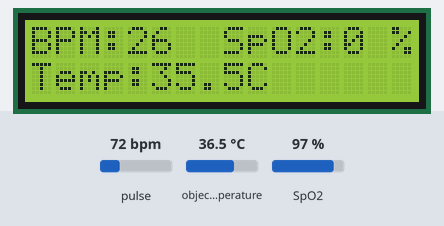
The sketch below on a simulated ESP32. On the bench: 16×2 character LCD. Inputs (shaded band) come from the test bench; at power-on: pulse 72 bpm, object temperature 36.5 °C, SpO2 97 %. WiFi joins after 1.5 s; servers stay silent unless stated; uploads are accepted with an empty reply; what the sketch prints to the serial monitor is not drawn.

Above: at 2.7 s.
2.8 s: pulse set to 100 bpm
At 3.8 s:
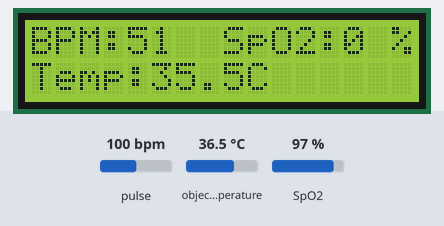
5.7 s: object temperature set to 20 °C
At 6.3 s:
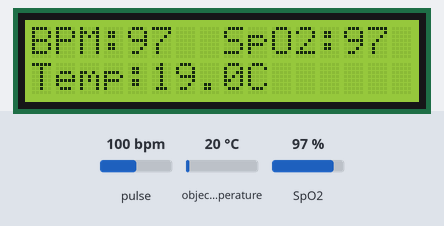
9.4 s: pulse set to 158 bpm
At 11.0 s:
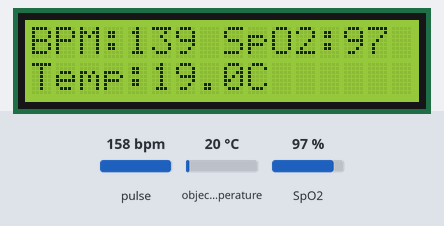
11.6 s: SpO2 set to 80 %
At 15.4 s:
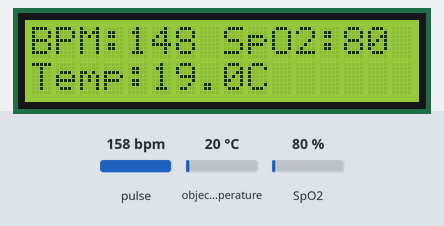
Timing chart, 0 to 16.8 s (numbered marks = the images above; inputs shaded):
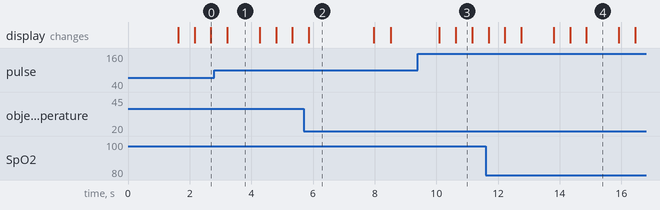

The sketch:

ESP32.ino
```cpp
#include <HTTPClient.h>
#include <Wire.h>
#include "MAX30105.h"
#include "heartRate.h"
#include "spo2_algorithm.h"
#include <LiquidCrystal_I2C.h>
#include <Adafruit_MLX90614.h>
#include <WiFi.h>

const char *ssid = "LongLee";
const char *password = "nenecamon";

const char *apiAddress = "https://b26c-58-186-197-9.ngrok-free.app/data";
MAX30105 particleSensor;
LiquidCrystal_I2C lcd(0x27, 16, 2);
Adafruit_MLX90614 mlx;
TwoWire WireHeart = TwoWire(1);
const byte RATE_SIZE = 4;
byte rates[RATE_SIZE];
byte rateSpot = 0;
long lastBeat = 0;

float beatsPerMinute;
int beatAvg;

uint32_t irBuffer[100];
uint32_t redBuffer[100];
int32_t spo2;
int8_t spo2Valid;
int32_t heartRate;
int8_t heartRateValid;

long sharedIRValue = 0;
SemaphoreHandle_t dataMutex;

struct HeartRateData {
  float bpm;
  int avgBpm;
  long irValue;

} heartRateData;

struct SpO2Data {
  float spo2;
} spo2Data;


struct TemperatureData {
  float temperature;
} temperatureData;

void setup() {
  Serial.begin(115200);
  Serial.println("Initializing...");

  lcd.init();
  lcd.backlight();
  lcd.setCursor(0, 0);
  lcd.print("Initializing...");

  WiFi.begin(ssid, password);

  while (WiFi.status() != WL_CONNECTED) {
    delay(500);
    Serial.print(".");
  }

  Serial.println("\nĐã kết nối thành công!");
  Serial.print("Địa chỉ IP: ");
  Serial.println(WiFi.localIP());
  Serial.println(apiAddress);


  WireHeart.begin(16, 17);
  if (!particleSensor.begin(WireHeart, I2C_SPEED_FAST)) {
    lcd.clear();
    lcd.setCursor(0, 0);
    lcd.print("MAX30102 not found");
    while (1)
      particleSensor.setPulseAmplitudeRed(0x0A);
    particleSensor.setPulseAmplitudeGreen(0);
  }
  particleSensor.setup();
  Wire.begin(21, 22);
  if (!mlx.begin()) {
    lcd.clear();
    lcd.setCursor(0, 0);
    lcd.print("MLX90614 not found");
    while (1)
      ;
  }
  dataMutex = xSemaphoreCreateMutex();
  if (dataMutex == NULL) {
    Serial.println("Failed to create mutex");
    while (1)
      ;
  }


  xTaskCreate(taskReadHeartRate, "ReadHeartRate", 4096, NULL, 1, NULL);
  xTaskCreate(taskReadTemperature, "ReadTemperature", 4096, NULL, 1, NULL);
  xTaskCreate(taskReadSpO2, "ReadSpO2", 4096, NULL, 1, NULL);
  xTaskCreate(taskUpdateLCD, "UpdateLCD", 4096, NULL, 0, NULL);
  xTaskCreate(taskHTTP, "HTTPpost", 4096, NULL, 1, NULL);


  lcd.clear();
  Serial.println("Place your finger on the sensor.");
}

void loop() {
  vTaskDelay(portMAX_DELAY);
}

void taskReadSpO2(void *pvParameters) {
  while (1) {
    for (int i = 0; i < 100; i++) {
      irBuffer[i] = particleSensor.getIR();
      redBuffer[i] = particleSensor.getRed();
      if (xSemaphoreTake(dataMutex, portMAX_DELAY) == pdTRUE) {
        sharedIRValue = irBuffer[i];
        xSemaphoreGive(dataMutex);
      }
      vTaskDelay(10 / portTICK_PERIOD_MS);
    }


    maxim_heart_rate_and_oxygen_saturation(
      irBuffer, 100, redBuffer,
      &spo2, &spo2Valid,
      &heartRate, &heartRateValid);

    if (xSemaphoreTake(dataMutex, portMAX_DELAY) == pdTRUE) {
      spo2Data.spo2 = spo2Valid ? spo2 : 0;
      xSemaphoreGive(dataMutex);
    }

    vTaskDelay(100 / portTICK_PERIOD_MS);
  }
}

// Task HTTP POST
void taskHTTP(void *pvParameters) {
  while (1) {
    if (WiFi.status() == WL_CONNECTED) {
      HTTPClient http;
      http.begin(apiAddress);
      http.addHeader("Content-Type", "application/json");
      String payload;
      if (xSemaphoreTake(dataMutex, portMAX_DELAY) == pdTRUE) {
        payload = "{\"bpm\": " + String(heartRateData.avgBpm) + ",\"spo2\": " + String(spo2Data.spo2) + ", \"temperature\": " + String(temperatureData.temperature, 1) + "}";
        xSemaphoreGive(dataMutex);
      }

      int httpResponseCode = http.POST(payload);

      if (httpResponseCode > 0) {
        Serial.printf("POST Response code: %d\n", httpResponseCode);
        String response = http.getString();
        Serial.println("Response: " + response);
      } else {
        Serial.printf("POST Failed, error: %s\n", http.errorToString(httpResponseCode).c_str());
      }

      http.end();
    } else {
      Serial.println("WiFi disconnected, retrying...");
    }

    vTaskDelay(1000 / portTICK_PERIOD_MS);
  }
}
void taskReadHeartRate(void *pvParameters) {
  while (1) {
    long irValue = 0;
    if (xSemaphoreTake(dataMutex, portMAX_DELAY) == pdTRUE) {
      irValue = sharedIRValue;
      xSemaphoreGive(dataMutex);
    }
    if (irValue < 50000) {
      beatsPerMinute = 0;
      beatAvg = 0;
    } else {
      if (checkForBeat(irValue) == true) {
        long delta = millis() - lastBeat;
        lastBeat = millis();

        beatsPerMinute = 60 / (delta / 1000.0);
        if (beatsPerMinute < 255 && beatsPerMinute > 20) {
          rates[rateSpot++] = (byte)beatsPerMinute;
          rateSpot %= RATE_SIZE;

          beatAvg = 0;
          for (byte x = 0; x < RATE_SIZE; x++) {
            beatAvg += rates[x];
          }
          beatAvg /= RATE_SIZE;
        }
      }
    }
    if (xSemaphoreTake(dataMutex, portMAX_DELAY) == pdTRUE) {
      heartRateData.bpm = beatsPerMinute;
      heartRateData.avgBpm = beatAvg;
      heartRateData.irValue = irValue;
      xSemaphoreGive(dataMutex);
    }

    vTaskDelay(25 / portTICK_PERIOD_MS);
  }
}

void taskReadTemperature(void *pvParameters) {
  while (1) {
    float temperature = mlx.readObjectTempC();
    if (xSemaphoreTake(dataMutex, portMAX_DELAY) == pdTRUE) {
      temperatureData.temperature = temperature - 1.0;
      xSemaphoreGive(dataMutex);
    }

    vTaskDelay(25 / portTICK_PERIOD_MS);
  }
}

void taskUpdateLCD(void *pvParameters) {
  while (1) {
    if (xSemaphoreTake(dataMutex, portMAX_DELAY) == pdTRUE) {
      lcd.setCursor(0, 0);
      lcd.print("BPM:");
      lcd.print(heartRateData.avgBpm, 1);
      lcd.print("   ");

      lcd.setCursor(8, 0);
      lcd.print("SpO2:");
      lcd.print(spo2Data.spo2, 0);
      lcd.print(" %");

      lcd.setCursor(0, 1);
      lcd.print("Temp:");
      lcd.print(temperatureData.temperature, 1);
      lcd.print("C");

      xSemaphoreGive(dataMutex);
    }

    vTaskDelay(500 / portTICK_PERIOD_MS);
  }
}
```

Measured:
- what the display in image 1 shows lasts 1.1 s, from 3.2 s to 4.3 s
- what the display in image 2 shows lasts 2.1 s, from 5.9 s to 8.0 s
- what the display in image 3 shows lasts 0.6 s, from 10.6 s to 11.2 s
